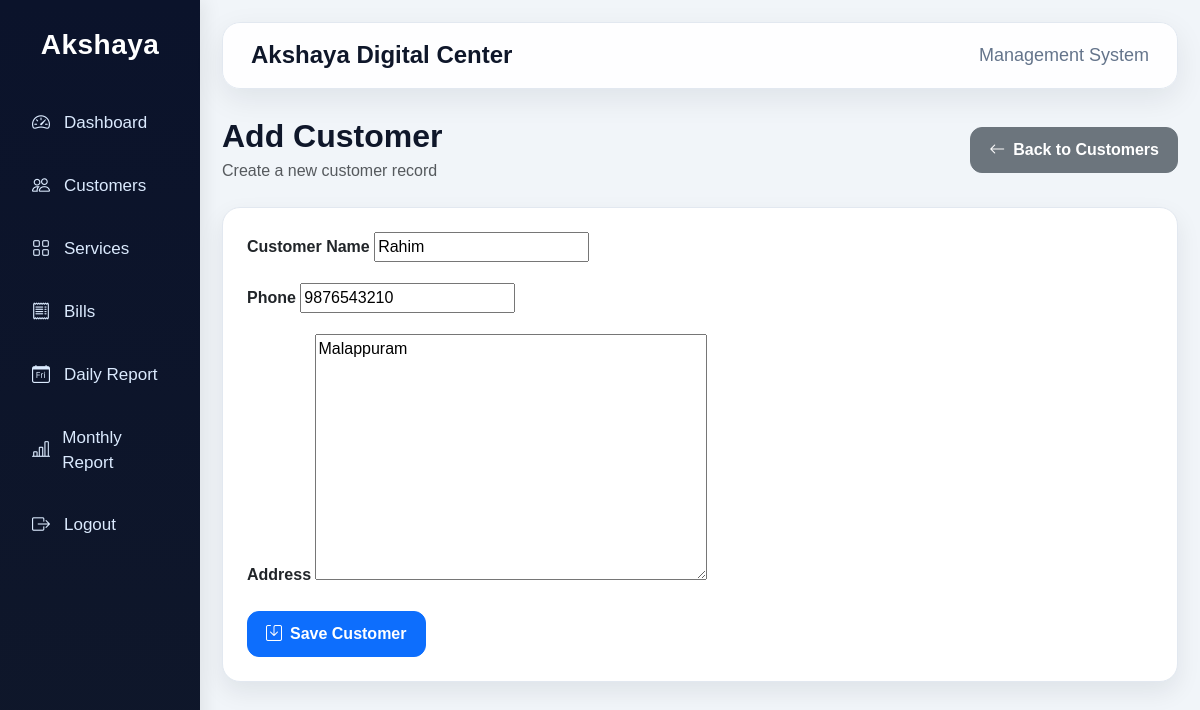
Page /edit-customer/1/ on the committed database.
### core/models.py (models this page shows, shortened)
class Customer(models.Model):
    name = models.CharField(max_length=200)
    phone = models.CharField(max_length=15)
    address = models.TextField()

### core/views.py (the view)
# urls.py: path('edit-customer/<int:id>/', views.edit_customer, name='edit_customer'),
def edit_customer(request, id):
    customer = Customer.objects.get(id=id)
    form = CustomerForm(instance=customer)
    if request.method == 'POST':
        form = CustomerForm(request.POST, instance=customer)
        if form.is_valid():
            form.save()
            return redirect('customer_list')
    return render(request, 'add_customer.html', {'form': form})

### core/forms.py
class CustomerForm(forms.ModelForm):
    class Meta:
        model = Customer
        fields = '__all__'

### templates/add_customer.html (shortened to what this page needs)
{% extends 'base.html' %}
{% block content %}
<div class="d-flex flex-wrap justify-content-between align-items-center gap-3 mb-4">
    <div>
        <h2 class="page-title mb-1">Add Customer</h2>
        <p class="text-muted mb-0">Create a new customer record</p>
    </div>
    <a href="/customers/" class="btn btn-secondary btn-custom">
        <i class="bi bi-arrow-left me-2"></i>Back to Customers
    </a>
</div>
<div class="custom-table p-4">
    <form method="POST">
        <div class="mb-3">
            <label class="form-label fw-semibold">Customer Name</label>
            {{ form.name }}
        </div>
        <div class="mb-3">
            <label class="form-label fw-semibold">Phone</label>
            {{ form.phone }}
        </div>
        <div class="mb-3">
            <label class="form-label fw-semibold">Address</label>
            {{ form.address }}
        </div>
        <button type="submit" class="btn btn-primary btn-custom">
            <i class="bi bi-save me-2"></i>Save Customer
        </button>
    </form>
</div>
{% endblock %}

### templates/base.html (style rules this page uses)
body { background: #f1f5f9; font-family: Arial, sans-serif; }
.page-title { font-weight: 700; color: #0f172a; margin-bottom: 24px; }
.custom-table { background: white; border-radius: 18px; box-shadow: 0 10px 24px rgba(15,23,42,0.08); border: 1px solid #e2e8f0; }
.btn-custom { border-radius: 12px; padding: 10px 18px; font-weight: 600; }

### rows in the picture
Customer: name "Rahim", phone "9876543210", address "Malappuram"
